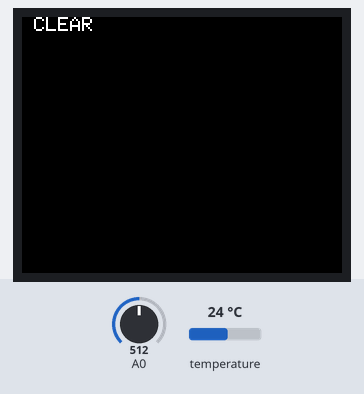
Bench run of a sketch on a simulated Arduino Uno, built with avr-gcc and run on an emulated ATmega328P. Shown: 160×128 colour display. The inputs (shaded band) are chosen by the test bench; at power-on: A0 = 512, temperature 24 °C. The local clock reads 2024-03-15 10:24:30 at power-on unless the sketch sets it; storage starts empty; what the sketch prints to the serial monitor is not drawn.

Above: at 5.23 s.
5.5 s: A0 set to 405
7.9 s: A0 set to 379
At 8.04 s:
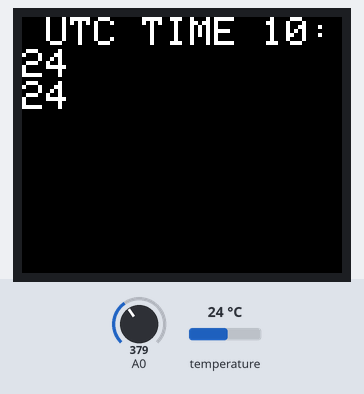
9.8 s: A0 set to 511
At 10.28 s:
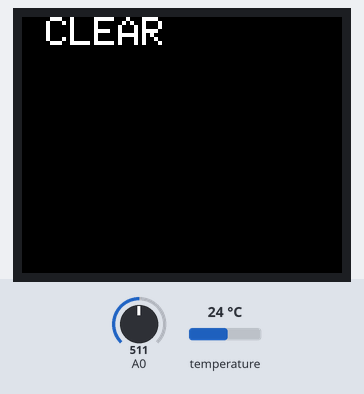
11.6 s: A0 set to 610
At 13.3 s:
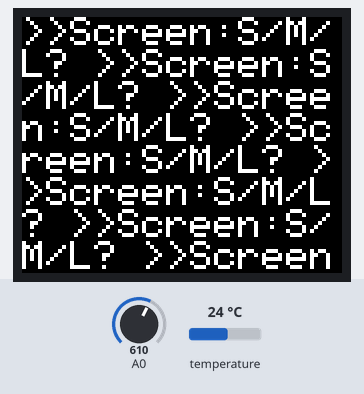
13.6 s: A0 set to 584
At 14.05 s:
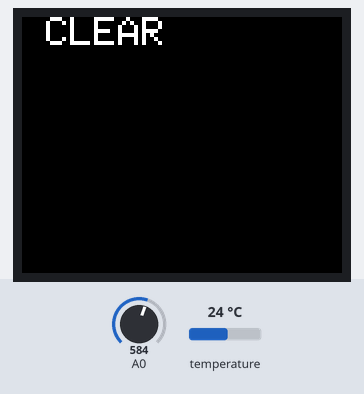
16.0 s: A0 set to 122
At 18.2 s:
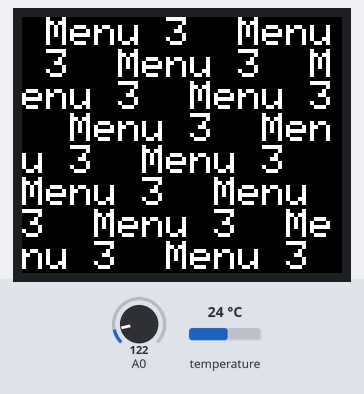

The sketch:

KX3_Reader_TFT_5Keys_SDcard_with_GraphicsLib.ino
```cpp
// Started   20160212
// Last edit 20160310

// KX3 decode buffer readout and macro buttons
// by Luc Decroos, ON7DQ-KF0CR
// with help from Tony Collen - N0RUA
//
// Using 1.8" TFT display,
// infro and sample code from https://www.youtube.com/watch?v=boagCpb6DgY
//
// Using 5 buttons on pin A0 (like Keypad shield, info and sample code from :
// http://www.dfrobot.com/wiki/index.php?title=Arduino_LCD_KeyPad_Shield_(SKU:_DFR0009))
// thanks Mark Bramwell
//
// Using RTC module DS3232 set in UTC for clock and logging
//

#include <Adafruit_GFX.h>    // Core graphics library
#include <Adafruit_ST7735.h> // Hardware-specific library
#include <SPI.h>
#include <Wire.h>
#include <SoftwareSerial.h>  // for comms to KX3
#include <Time.h>            // for time conversion functions
#include "DS3232RTC.h"       // RTC + temperature sensor
#include <SD.h>              // for SD card logging


#define BAUD_RATE 9600       // KX3 serial speed
#define LOOP_DELAY 100       // determines rate of polling the KX3

// pin definitions for the TFT on Arduino Uno
#define TFT_CS     10
#define SD_CS      4
#define TFT_RST    8  // you can also connect this to the Arduino reset
                      // in which case, set this #define pin to 0!
#define TFT_DC     9

// define button names
#define btn0      0
#define btn1      1
#define btn2      2
#define btn3      3
#define btn4      4
#define btnNONE   5

// for RTC module
#define BUFF_MAX 128
uint8_t time[8];
time_t myTime;
char recv[BUFF_MAX];
unsigned int recv_size = 0;
unsigned long prev, interval = 60000;

File file; // for SD card logging

// primitive variables
int spkPin    = 12; // speaker 8 ohm + R 100 Ohm to ground (not used for now)
long r = 0, g = 255, b = 0;        // colors, start with GREEN
int key     = 0;
int adc_key_in  = 0;
int menu = 0;
int maxMenu = 5;
int x;
int y;
int counter;
boolean mode = true;

char ch;
int che = 9;  // char height = 8 + 1 for spacing between lines
int cw = 6;   // char width = 5 + 1 for spacing between chars

// Strings and arrays
String str, old;

// Object variables
// create an instance of the GFX TFT library
Adafruit_ST7735 tft = Adafruit_ST7735(TFT_CS,  TFT_DC, TFT_RST);

// serial connection to the KX3 :
// RX = KX3 to PC  : via voltage divider (3k9 in series/10k to ground) to pin 10
// TX = PC to KX3  : direct to pin 7
SoftwareSerial mySerial(6, 7, true); // (RX, TX, invert) --> invert the bits because no MAX232 is used

void setup() {
  Serial.begin (BAUD_RATE);    // init Serial monitor (in IDE on PC)
  Serial.println ();
  Serial.println ("KX3 Terminal project");

  initializeSD();
  //myTime = RTC.get();
  createFile("logbook.txt");
  writeToFile("This is sample text!");
  closeFile();


  // Put this line at the beginning of every sketch that uses the GLCD:
  tft.initR(INITR_BLACKTAB);
  tft.setRotation(1);
  tft.setTextWrap(true);
  Serial.println("Display Initialized");

  // clear the screen with a black background
  tft.fillScreen(ST7735_BLACK);

  // display intro text
  tft.setTextSize(2);
  tft.setTextColor(ST7735_YELLOW);
  tft.println("");
  tft.println("KX3 Decoder");
  tft.println("");
  tft.setTextColor(ST7735_WHITE);
  tft.println("ON7DQ/KF0CR");

  delay(1000);


  // connect to KX3
  mySerial.begin(BAUD_RATE);
  mySerial.println("AI0;"); // disable auto info on the KX3
  // optional : do several settings in KX3
  //  mySerial.println("FA00014070000;"); // set VFO A to some frequency
  //  mySerial.println("MD6;"); // first set DATA mode ...
  //  mySerial.println("DT3;"); // then set submode for PSK-D
  //  mySerial.println("KY VVV DE ON7DQ;"); // send a test msg

  // wait and clear screen
  delay (3000);
  tft.fillScreen(ST7735_BLACK);
  tft.setTextColor(ST7735_WHITE);
  tft.setCursor(0, 0);
  tft.setTextSize(1);
  x = 0; y = 0;
}

// main loop
void loop() {

  // check keys
  key = read_LCD_buttons();

  switch (key)   // depending on which button was pushed, we perform an action
  {
    case btn0:
      {
        tft.print(">>Screen:S/M/L? ");
        x = 0; y += che;
        mode = false; // stops receiving text
        menu++; if (menu>maxMenu) menu = 0;
        break;
      }
    case btn1:
      {
        tft.print(" CLEAR ");
        delay(150);
        restart();
        x = 0; y = 0;
        break;
      }
    case btn2:
      {

        x = 0; y += che;
        mode=false;
        myTime = RTC.get(); // epoch time in seconds since 1 jan 1070
        tft.fillScreen(ST7735_BLACK);
        tft.setTextSize(2);
        tft.print(" UTC TIME ");
        tft.print(hour(myTime));
        tft.print(":");
        tft.println(minute(myTime));

        tft.println(RTC.temperature()/4);

        break;
      }
    case btn3:
      {
        tft.print(" Menu 3 ");
        x = 0; y += che;
        break;
      }
    case btn4:
      {
        tft.print(" Menu 4 ");
        x = 0; y += che; mode = true;
        break;
      }
    case btnNONE:
      {
        // do nothing (for now)
        break;
      }
  }

  // read KX3 receive buffer
  if (mode) {
    mySerial.print("TB;");
    /* get return from TB command, format is TBtrss
          t = number of buffered CW chars to be sent
          rr = number of RX charactes (00-40)
          s = the corresponding string (variable length)
    */
    while (mySerial.available() > 0) {
      ch = mySerial.read();

      if (ch != ';') {
        str += ch;
      } else {
        displayDecodeBuffer(str);
        Serial.print(".");
        str = "";
      }
    }
  }
  delay(LOOP_DELAY);

} // end of loop()


//************************ functions ********************************************


// read the buttons
int read_LCD_buttons()
{
  adc_key_in = 0;
  for (int i = 0; i < 3; i++) {
    adc_key_in += analogRead(0);      // read the value from the sensor
    delay(2);
  }
  adc_key_in /= 3; // average from 3 reads

  // for checking actual key values :
  //Serial.print ("Key value : ");
  //Serial.println (adc_key_in);
  // my buttons when read are centered at these valies: 0, 144, 329, 504, 741
  // we add approx 50 to those values and check to see if we are close
  if (adc_key_in > 1000) return btnNONE; // We make this the 1st option for speed reasons since it will be the most likely result
  if (adc_key_in < 64)   return btn4; // reversed the order after boxing my project ;-)
  if (adc_key_in < 220)  return btn3;
  if (adc_key_in < 395)  return btn2;
  if (adc_key_in < 600)  return btn1;
  if (adc_key_in < 870)  return btn0;
  return btnNONE;  // when all others fail, return this...
}


void displayDecodeBuffer(String msg) {  // this version for a 1.8" TFT Display
  String fullMessage = "";
  int messageLength = 0;

  // TB000s;
  messageLength = msg.substring(3, 5).toInt();
  if (messageLength > 0) {
    fullMessage = msg.substring(5, 5 + messageLength);
    tft.print(fullMessage);
    counter += messageLength;
    if (counter >= 400) {

      restart();
    }

  }
}


void initializeSD()
{
  Serial.println("Initializing SD card...");
  pinMode(SD_CS, OUTPUT);

  if (SD.begin())
  {
    Serial.println("SD card is ready to use.");
  } else
  {
    Serial.println("SD card initialization failed");
    return;
  }
}

int createFile(char filename[])
{
  file = SD.open(filename, FILE_WRITE);

  if (file)
  {
    Serial.println("File created successfully.");
    return 1;
  } else
  {
    Serial.println("Error while creating file.");
    return 0;
  }
}

int writeToFile(char text[])
{
  if (file)
  {
    file.println(text);
    Serial.println("Writing to file: ");
    Serial.println(text);
    return 1;
  } else
  {
    Serial.println("Couldn't write to file");
    return 0;
  }
}

void closeFile()
{
  if (file)
  {
    file.close();
    Serial.println("File closed");
  }
}

int openFile(char filename[])
{
  file = SD.open(filename);
  if (file)
  {
    Serial.println("File opened with success!");
    return 1;
  } else
  {
    Serial.println("Error opening file...");
    return 0;
  }
}

String readLine()
{
  String received = "";
  char ch;
  while (file.available())
  {
    ch = file.read();
    if (ch == '\n')
    {
      return String(received);
    }
    else
    {
      received += ch;
    }
  }
  return "";
}


void restart() {
  counter = 0;
  tft.fillScreen(ST7735_BLACK);
  tft.setCursor(0, 0);
}
```

Measured:
- the behaviour switches between 395 and 394 on A0 (found by bisection; images 0 and 1)
- the behaviour switches between 600 and 599 on A0 (found by bisection; images 3 and 4)
- after the input at 7.9 s, the display: changes after 0.08 s (image 1)
- after the input at 9.8 s, the display: changes after 0.39 s (image 2)
- after the input at 11.6 s, the display: first differs from a run without the input after 0.26 s (image 3 shows a later state)
- after the input at 13.6 s, the display: first changes after 0.26 s (image 4 shows a later state)
- after the input at 16.0 s, the display: first differs from a run without the input after 0.19 s (image 5 shows a later state)
